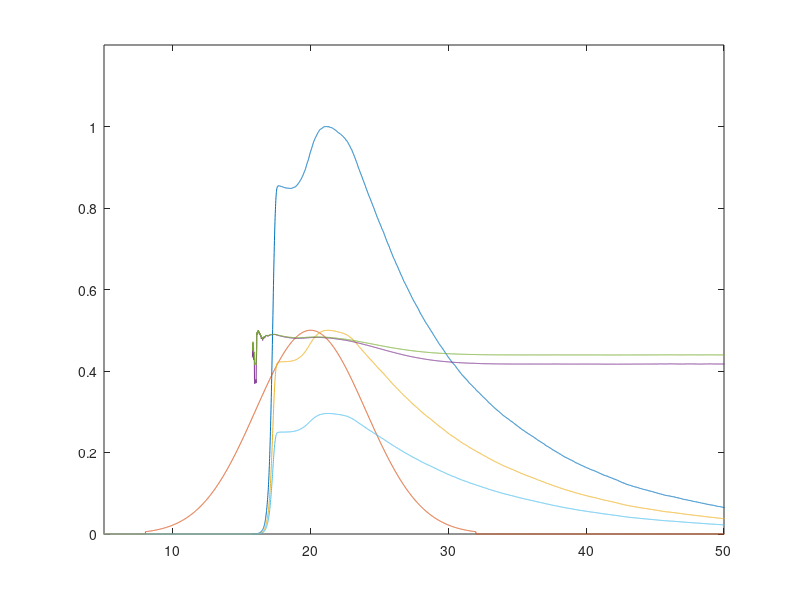
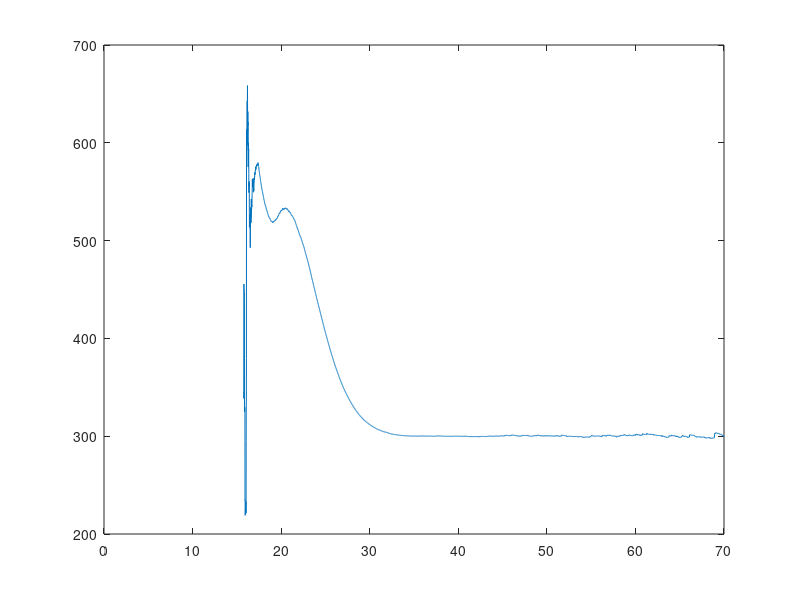

These charts were generated, in order, by the following MATLAB code:
% MAIN Primary script for running Bremsstrahlung Monte Carlo simulations
% Author:   Timothy Sipkens, 2019-01-19


clear;
close all;
clc;

%-- Simulations details --------------------------------------------------%
dt = 0.01; % timestep
n_time = 70; % time of final step
n_nps = 2e4; % number of nanoparticles
t = 0:dt:n_time;

%-- Physical parameters --------------------------------------------------%
t_emission = 0.8; % characteristic time, emission
n_charge = 12; % significance of work function effect
t_gas = 0.5; % characteristic time, collisions with gas molecules
t_nps = 10; % characteristic time, collisions with nanoparticles
lp_mu = 20; % mean time of Gaussian laser pulse
lp_sigma = 4; % std. dev. of Gaussian laser pulse, 4 yesterday
me = 9.10938e-31; % mass of electron in kg
kB = 1.3806503e-23; % Boltzmann constant
Tg = 300; % gas temperature / starting nanoparticle temperature
beta = @(Tp) sqrt(me/(2*kB)./Tp); % mean speed of electron

%-- Initiate nanoparticle and electron structs ---------------------------%
nps = [];
nps.charge = zeros(n_nps,1);% create nanoparticle array
nps.T = Tg.*ones(n_nps,1);
electrons.T = [];

%-- Probability functions ------------------------------------------------%
p_emission = @(t,charge,Tp) exp(-n_charge.*charge).*... % charge effect on emission
    expcdf(t,t_emission).*...
    exp(0.1.*(Tp-600)); % probability of emission per unit differential time
p_recombination = @(t) expcdf(t,t_nps); % probability of recombination with nanoparticle

p_laserpulse = @(tt) normpdf(tt,lp_mu,lp_sigma).*...
    and(tt>(lp_mu-3.*lp_sigma),tt<(lp_mu+3.*lp_sigma)); % temporal shape of the laser pulse
p_invBrem = @(t,tt) exppdf(t,t_gas).*p_laserpulse(tt); % probability of inverse Bremsstrahlung
p_Brem = @(t) exppdf(t,t_gas); % probability of Bremsstrahlung emission

%-- Primary loop --------------------------------------------------------%
n_electrons = zeros(length(t),1); % preallocate for speed
n_invBrem = zeros(length(t),1);
n_Brem = zeros(length(t),1);
mean_Te = zeros(length(t),1);
mean_charge = zeros(length(t),1);
n_emission = zeros(length(t),1);
mean_Tp = zeros(length(t),1);
for ii = 1:length(t)
    
    %-- Peform electron calculations -----------------------------------%
    n_electrons(ii) = length(electrons.T); % number of electrons at present
    bool_recombination = p_recombination(dt)>rand(n_electrons(ii),1); % determine if electron recombined
    n_recombination = sum(bool_recombination); % number of recombined electrons
    r = round((n_nps-1).*rand(n_recombination,1)+1); % assign recombining electrons randomly to nanoparticles
    nps.charge(r) = nps.charge(r)-1; % adjust nanoparticle charge
    electrons.T(bool_recombination) = []; % remove electrons
    
    %-- Perform inverse Bremsstrahlung -----------------%
    bool_invBrem = p_invBrem(dt,t(ii))>rand(length(electrons.T),1); % determine if inverse Bremsstrahlung occured
    electrons.T(bool_invBrem) = electrons.T(bool_invBrem).*1.02; % increase electron temperature
    n_invBrem(ii) = sum(bool_invBrem); % number of electrons undergoing inverse Bremsstrahlung
    
    %-- Perform Bremsstrahlung -------------------------%
    bool_Brem = p_Brem(dt)>rand(length(electrons.T),1); % determine if Bramsstrahlung occured
    electrons.T(bool_Brem) = 0.99.*electrons.T(bool_Brem)+(1-0.99)*Tg; % decrease electron temperature
    n_Brem(ii) = sum(bool_Brem); % number of electrons undergoing Bremsstrahlung
    mean_Te(ii) = mean(electrons.T); % mean electron temperature
    
    %-- Perform emission calculation ----------------------%
    bool_emission = p_emission(dt,nps.charge,nps.T)>rand(n_nps,1); % determine if emission occurred
    nps.charge(bool_emission) = nps.charge(bool_emission)+1; % update nanoparticle charge
    mean_charge(ii) = mean(nps.charge); % average nanoparticle temperature
    n_emission(ii) = sum(bool_emission); % number of emitted electrons
    r = rand(n_emission(ii),1); % random number for each emission
    v_emission = sqrt(-log(r))./beta(nps.T(bool_emission)); % velocity of electrons during emission
    T_emission = (me.*v_emission.^2)./(2.*kB); % corresponding emission temperature
    electrons.T = [electrons.T;T_emission]; % add emitted electrons
    nps.T = Tg.*ones(n_nps,1)+4000.*p_laserpulse(t(ii)); % nanoparticle temperatures
    mean_Tp(ii) = mean(nps.T); % average nanoparticle temperature
    
end

%-- Evaluate Bremsstrahlung emission -------------------%
param = 1e2;
Jb = n_electrons./exp(param./mean_Te); % very rough estimate of Bremsstrahlung
                %-- IMRPOVE THIS --%


%-- Plot figures -----------------------------%
figure(2);
plot(t,mean_Te); % mean electron temperature over time

% NOTE: These plots are often scaled so as to fit on same axes.
figure(1);
plot(t,Jb./max(Jb)); % estimate of Bremsstrahlung
hold on;
plot(t,p_laserpulse(t)./max(p_laserpulse(t)).*0.5); % temporal profile of the laser pulse
plot(t,n_electrons./max(n_electrons).*0.5); % number of electrons over time
plot(t,1./exp(param./mean_Te)./max(1./exp(param./mean_Te)).*0.5); % estimate of Bremsstrahlung emission
plot(t,log(mean_Te)./max(log(mean_Te)).*0.5); % electron temperature over time
plot(t,mean_charge./4); % average nanoparticle charge over time
hold off;
xlim([5,50]);
ylim([0,1.2]);
